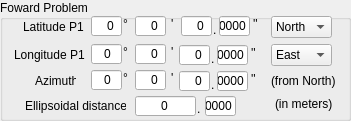
     <widget class="QGroupBox" name="groupBox_2">
      <property name="geometry">
       <rect>
        <x>33</x>
        <y>127</y>
        <width>351</width>
        <height>121</height>
       </rect>
      </property>
      <property name="title">
       <string>Foward Problem</string>
      </property>
      <widget class="QLabel" name="label_5">
       <property name="geometry">
        <rect>
         <x>25</x>
         <y>96</y>
         <width>101</width>
         <height>20</height>
        </rect>
       </property>
       <property name="text">
        <string>Ellipsoidal distance:</string>
       </property>
      </widget>
      <widget class="QLineEdit" name="fow_lat1_sec_2">
       <property name="geometry">
        <rect>
         <x>219</x>
         <y>16</y>
         <width>31</width>
         <height>20</height>
        </rect>
       </property>
       <property name="mouseTracking">
        <bool>false</bool>
       </property>
       <property name="whatsThis">
        <string/>
       </property>
       <property name="accessibleDescription">
        <string/>
       </property>
       <property name="layoutDirection">
        <enum>Qt::RightToLeft</enum>
       </property>
       <property name="inputMask">
        <string>0009; </string>
       </property>
       <property name="text">
        <string>0000</string>
       </property>
       <property name="maxLength">
        <number>4</number>
       </property>
       <property name="echoMode">
        <enum>QLineEdit::Normal</enum>
       </property>
       <property name="cursorPosition">
        <number>4</number>
       </property>
       <property name="alignment">
        <set>Qt::AlignRight|Qt::AlignTrailing|Qt::AlignVCenter</set>
       </property>
      </widget>
      <widget class="QLabel" name="label_7">
       <property name="geometry">
        <rect>
         <x>123</x>
         <y>16</y>
         <width>16</width>
         <height>16</height>
        </rect>
       </property>
       <property name="text">
        <string>°</string>
       </property>
      </widget>
      <widget class="QLineEdit" name="fow_long1_sec">
       <property name="geometry">
        <rect>
         <x>179</x>
         <y>45</y>
         <width>31</width>
         <height>20</height>
        </rect>
       </property>
       <property name="inputMask">
        <string>09; </string>
       </property>
       <property name="text">
        <string>0</string>
       </property>
       <property name="maxLength">
        <number>2</number>
       </property>
       <property name="alignment">
        <set>Qt::AlignRight|Qt::AlignTrailing|Qt::AlignVCenter</set>
       </property>
      </widget>
      <widget class="QLineEdit" name="fow_lat1_sec">
       <property name="geometry">
        <rect>
         <x>181</x>
         <y>16</y>
         <width>31</width>
         <height>20</height>
        </rect>
       </property>
       <property name="inputMask">
        <string>09; </string>
       </property>
       <property name="text">
        <string>0</string>
       </property>
       <property name="maxLength">
        <number>2</number>
       </property>
       <property name="alignment">
        <set>Qt::AlignRight|Qt::AlignTrailing|Qt::AlignVCenter</set>
       </property>
      </widget>
      <widget class="QLabel" name="label_15">
       <property name="geometry">
        <rect>
         <x>123</x>
         <y>70</y>
         <width>16</width>
         <height>16</height>
        </rect>
       </property>
       <property name="text">
        <string>°</string>
       </property>
      </widget>
      <widget class="QLineEdit" name="fow_az1_deg">
       <property name="geometry">
        <rect>
         <x>91</x>
         <y>70</y>
         <width>31</width>
         <height>20</height>
        </rect>
       </property>
       <property name="inputMask">
        <string>009; </string>
       </property>
       <property name="text">
        <string>0</string>
       </property>
       <property name="maxLength">
        <number>3</number>
       </property>
       <property name="alignment">
        <set>Qt::AlignRight|Qt::AlignTrailing|Qt::AlignVCenter</set>
       </property>
      </widget>
      <widget class="QComboBox" name="comboBox_fow_lat1">
       <property name="geometry">
        <rect>
         <x>271</x>
         <y>16</y>
         <width>61</width>
         <height>22</height>
        </rect>
       </property>
       <item>
        <property name="text">
         <string>North</string>
        </property>
       </item>
       <item>
        <property name="text">
         <string>South</string>
        </property>
       </item>
      </widget>
      <widget class="QLineEdit" name="fow_az1_sec_2">
       <property name="geometry">
        <rect>
         <x>217</x>
         <y>71</y>
         <width>31</width>
         <height>20</height>
        </rect>
       </property>
       <property name="mouseTracking">
        <bool>false</bool>
       </property>
       <property name="whatsThis">
        <string/>
       </property>
       <property name="accessibleDescription">
        <string/>
       </property>
       <property name="layoutDirection">
        <enum>Qt::RightToLeft</enum>
       </property>
       <property name="inputMask">
        <string>0009; </string>
       </property>
       <property name="text">
        <string>0000</string>
       </property>
       <property name="maxLength">
        <number>4</number>
       </property>
       <property name="echoMode">
        <enum>QLineEdit::Normal</enum>
       </property>
       <property name="cursorPosition">
        <number>4</number>
       </property>
       <property name="alignment">
        <set>Qt::AlignRight|Qt::AlignTrailing|Qt::AlignVCenter</set>
       </property>
      </widget>
      <widget class="QLineEdit" name="fow_az1_sec">
       <property name="geometry">
        <rect>
         <x>179</x>
         <y>71</y>
         <width>31</width>
         <height>20</height>
        </rect>
       </property>
       <property name="inputMask">
        <string>09; </string>
       </property>
       <property name="text">
        <string>0</string>
       </property>
       <property name="maxLength">
        <number>2</number>
       </property>
       <property name="alignment">
        <set>Qt::AlignRight|Qt::AlignTrailing|Qt::AlignVCenter</set>
       </property>
      </widget>
      <widget class="QLineEdit" name="fow_long1_sec_2">
       <property name="geometry">
        <rect>
         <x>217</x>
         <y>45</y>
         <width>31</width>
         <height>20</height>
        </rect>
       </property>
       <property name="mouseTracking">
        <bool>false</bool>
       </property>
       <property name="whatsThis">
        <string/>
       </property>
       <property name="accessibleDescription">
        <string/>
       </property>
       <property name="layoutDirection">
        <enum>Qt::RightToLeft</enum>
       </property>
       <property name="inputMask">
        <string>0009; </string>
       </property>
       <property name="text">
        <string>0000</string>
       </property>
       <property name="maxLength">
        <number>4</number>
       </property>
       <property name="echoMode">
        <enum>QLineEdit::Normal</enum>
       </property>
       <property name="cursorPosition">
        <number>4</number>
       </property>
       <property name="alignment">
        <set>Qt::AlignRight|Qt::AlignTrailing|Qt::AlignVCenter</set>
       </property>
      </widget>
      <widget class="QComboBox" name="comboBox_fow_long1">
       <property name="geometry">
        <rect>
         <x>271</x>
         <y>44</y>
         <width>61</width>
         <height>22</height>
        </rect>
       </property>
       <item>
        <property name="text">
         <string>East</string>
        </property>
       </item>
       <item>
        <property name="text">
         <string>West</string>
        </property>
       </item>
      </widget>
      <widget class="QLineEdit" name="fow_lat1_deg">
       <property name="geometry">
        <rect>
         <x>91</x>
         <y>16</y>
         <width>31</width>
         <height>20</height>
        </rect>
       </property>
       <property name="cursor">
        <cursorShape>IBeamCursor</cursorShape>
       </property>
       <property name="inputMask">
        <string>09; </string>
       </property>
       <property name="text">
        <string>0</string>
       </property>
       <property name="maxLength">
        <number>2</number>
       </property>
       <property name="cursorPosition">
        <number>2</number>
       </property>
       <property name="alignment">
        <set>Qt::AlignRight|Qt::AlignTrailing|Qt::AlignVCenter</set>
       </property>
      </widget>
      <widget class="QLabel" name="label_41">
       <property name="geometry">
        <rect>
         <x>197</x>
         <y>101</y>
         <width>16</width>
         <height>16</height>
        </rect>
       </property>
       <property name="text">
        <string>.</string>
       </property>
      </widget>
      <widget class="QLineEdit" name="fow_az1_min">
       <property name="geometry">
        <rect>
         <x>135</x>
         <y>70</y>
         <width>31</width>
         <height>20</height>
        </rect>
       </property>
       <property name="inputMask">
        <string>09; </string>
       </property>
       <property name="text">
        <string>0</string>
       </property>
       <property name="maxLength">
        <number>2</number>
       </property>
       <property name="alignment">
        <set>Qt::AlignRight|Qt::AlignTrailing|Qt::AlignVCenter</set>
       </property>
      </widget>
      <widget class="QLabel" name="label_43">
       <property name="geometry">
        <rect>
         <x>211</x>
         <y>51</y>
         <width>16</width>
         <height>16</height>
        </rect>
       </property>
       <property name="text">
        <string>.</string>
       </property>
      </widget>
      <widget class="QLabel" name="label_8">
       <property name="geometry">
        <rect>
         <x>171</x>
         <y>16</y>
         <width>16</width>
         <height>16</height>
        </rect>
       </property>
       <property name="text">
        <string>'</string>
       </property>
      </widget>
      <widget class="QLabel" name="label_9">
       <property name="geometry">
        <rect>
         <x>253</x>
         <y>16</y>
         <width>16</width>
         <height>16</height>
        </rect>
       </property>
       <property name="text">
        <string>''</string>
       </property>
      </widget>
      <widget class="QLineEdit" name="fow_s_2">
       <property name="geometry">
        <rect>
         <x>205</x>
         <y>96</y>
         <width>31</width>
         <height>20</height>
        </rect>
       </property>
       <property name="mouseTracking">
        <bool>false</bool>
       </property>
       <property name="whatsThis">
        <string/>
       </property>
       <property name="accessibleDescription">
        <string/>
       </property>
       <property name="layoutDirection">
        <enum>Qt::RightToLeft</enum>
       </property>
       <property name="inputMask">
        <string>0000; </string>
       </property>
       <property name="text">
        <string>0000</string>
       </property>
       <property name="maxLength">
        <number>4</number>
       </property>
       <property name="echoMode">
        <enum>QLineEdit::Normal</enum>
       </property>
       <property name="cursorPosition">
        <number>4</number>
       </property>
       <property name="alignment">
        <set>Qt::AlignRight|Qt::AlignTrailing|Qt::AlignVCenter</set>
       </property>
      </widget>
      <widget class="QLabel" name="label_11">
       <property name="geometry">
        <rect>
         <x>123</x>
         <y>44</y>
         <width>16</width>
         <height>16</height>
        </rect>
       </property>
       <property name="text">
        <string>°</string>
       </property>
      </widget>
      <widget class="QLabel" name="label_18">
       <property name="geometry">
        <rect>
         <x>271</x>
         <y>73</y>
         <width>71</width>
         <height>16</height>
        </rect>
       </property>
       <property name="text">
        <string>(from North)</string>
       </property>
      </widget>
      <widget class="QLabel" name="label_19">
       <property name="geometry">
        <rect>
         <x>275</x>
         <y>96</y>
         <width>71</width>
         <height>16</height>
        </rect>
       </property>
       <property name="text">
        <string>(in meters)</string>
       </property>
      </widget>
      <widget class="QLabel" name="label_14">
       <property name="geometry">
        <rect>
         <x>35</x>
         <y>73</y>
         <width>41</width>
         <height>16</height>
        </rect>
       </property>
       <property name="text">
        <string>Azimuth:</string>
       </property>
      </widget>
      <widget class="QLabel" name="label_10">
       <property name="geometry">
        <rect>
         <x>14</x>
         <y>47</y>
         <width>71</width>
         <height>16</height>
        </rect>
       </property>
       <property name="text">
        <string>Longitude P1:</string>
       </property>
      </widget>
      <widget class="QLabel" name="label_42">
       <property name="geometry">
        <rect>
         <x>213</x>
         <y>22</y>
         <width>16</width>
         <height>16</height>
        </rect>
       </property>
       <property name="text">
        <string>.</string>
       </property>
      </widget>
      <widget class="QLineEdit" name="fow_lat1_min">
       <property name="geometry">
        <rect>
         <x>135</x>
         <y>16</y>
         <width>31</width>
         <height>20</height>
        </rect>
       </property>
       <property name="inputMask">
        <string>09; </string>
       </property>
       <property name="text">
        <string>0</string>
       </property>
       <property name="maxLength">
        <number>2</number>
       </property>
       <property name="alignment">
        <set>Qt::AlignRight|Qt::AlignTrailing|Qt::AlignVCenter</set>
       </property>
      </widget>
      <widget class="QLabel" name="label_12">
       <property name="geometry">
        <rect>
         <x>171</x>
         <y>44</y>
         <width>16</width>
         <height>16</height>
        </rect>
       </property>
       <property name="text">
        <string>'</string>
       </property>
      </widget>
      <widget class="QLineEdit" name="fow_long1_min">
       <property name="geometry">
        <rect>
         <x>135</x>
         <y>44</y>
         <width>31</width>
         <height>20</height>
        </rect>
       </property>
       <property name="inputMask">
        <string>09; </string>
       </property>
       <property name="text">
        <string>0</string>
       </property>
       <property name="maxLength">
        <number>2</number>
       </property>
       <property name="alignment">
        <set>Qt::AlignRight|Qt::AlignTrailing|Qt::AlignVCenter</set>
       </property>
      </widget>
      <widget class="QLabel" name="label">
       <property name="geometry">
        <rect>
         <x>23</x>
         <y>19</y>
         <width>61</width>
         <height>16</height>
        </rect>
       </property>
       <property name="text">
        <string>Latitude P1:</string>
       </property>
      </widget>
      <widget class="QLabel" name="label_13">
       <property name="geometry">
        <rect>
         <x>251</x>
         <y>45</y>
         <width>16</width>
         <height>16</height>
        </rect>
       </property>
       <property name="text">
        <string>''</string>
       </property>
      </widget>
      <widget class="QLabel" name="label_44">
       <property name="geometry">
        <rect>
         <x>211</x>
         <y>77</y>
         <width>21</width>
         <height>16</height>
        </rect>
       </property>
       <property name="text">
        <string>.</string>
       </property>
      </widget>
      <widget class="QLabel" name="label_17">
       <property name="geometry">
        <rect>
         <x>251</x>
         <y>71</y>
         <width>16</width>
         <height>16</height>
        </rect>
       </property>
       <property name="text">
        <string>''</string>
       </property>
      </widget>
      <widget class="QLineEdit" name="fow_s">
       <property name="geometry">
        <rect>
         <x>135</x>
         <y>96</y>
         <width>61</width>
         <height>20</height>
        </rect>
       </property>
       <property name="mouseTracking">
        <bool>false</bool>
       </property>
       <property name="whatsThis">
        <string/>
       </property>
       <property name="accessibleDescription">
        <string/>
       </property>
       <property name="layoutDirection">
        <enum>Qt::RightToLeft</enum>
       </property>
       <property name="inputMask">
        <string>00000000; </string>
       </property>
       <property name="text">
        <string>0</string>
       </property>
       <property name="maxLength">
        <number>8</number>
       </property>
       <property name="echoMode">
        <enum>QLineEdit::Normal</enum>
       </property>
       <property name="cursorPosition">
        <number>8</number>
       </property>
       <property name="alignment">
        <set>Qt::AlignRight|Qt::AlignTrailing|Qt::AlignVCenter</set>
       </property>
      </widget>
      <widget class="QLineEdit" name="fow_long1_deg">
       <property name="geometry">
        <rect>
         <x>91</x>
         <y>44</y>
         <width>31</width>
         <height>20</height>
        </rect>
       </property>
       <property name="inputMask">
        <string>009; </string>
       </property>
       <property name="text">
        <string>0</string>
       </property>
       <property name="maxLength">
        <number>3</number>
       </property>
       <property name="alignment">
        <set>Qt::AlignRight|Qt::AlignTrailing|Qt::AlignVCenter</set>
       </property>
      </widget>
      <widget class="QLabel" name="label_16">
       <property name="geometry">
        <rect>
         <x>171</x>
         <y>70</y>
         <width>16</width>
         <height>16</height>
        </rect>
       </property>
       <property name="text">
        <string>'</string>
       </property>
      </widget>
     </widget>
